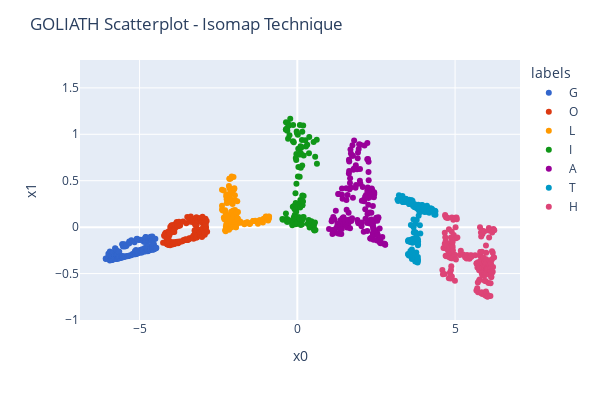

Notebook code for this chart:
### Markdown cell above
It also has some distortion from the initial manifold, but the outcome can show the key relationships in the data!

### Code cell
# Isomap modifying some parameters: n_neighbors and eigen_solver
model_I2 = Isomap(
    n_neighbors=100,
    n_components=2,
    eigen_solver='auto'
)
df_I2 = pd.DataFrame(
    model_I2.fit_transform(dfS[['x0', 'x1', 'x2']]),
    columns=['x0', 'x1']
)
df_I2['labels'] = dfS['labels']

plot_Iso(df_I2)
